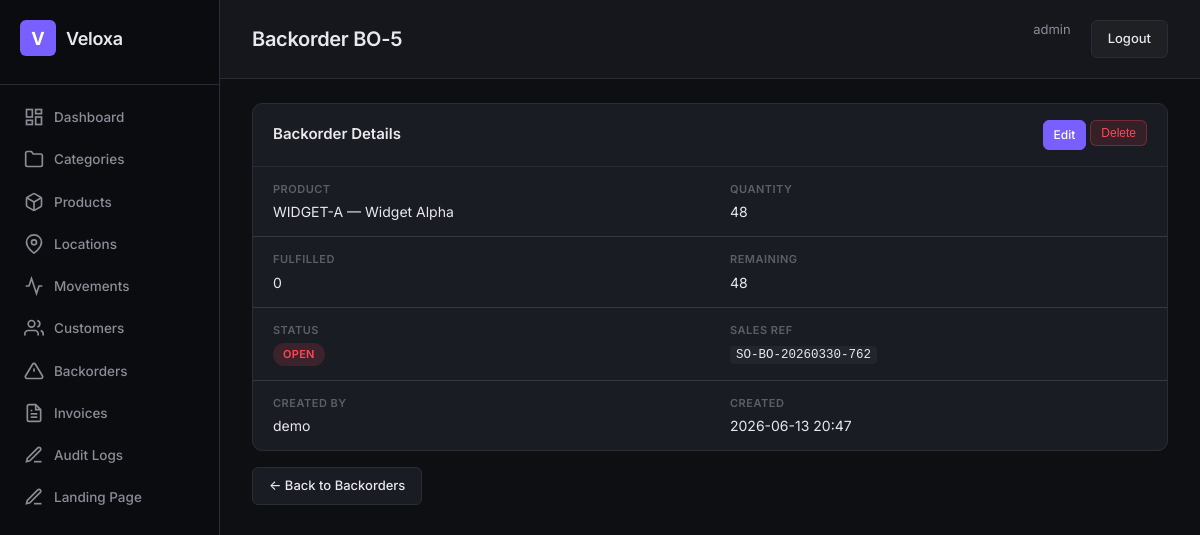
/backorders/5/ (signed in), run on the app's committed database.
### apps/backorder/models.py (models this page shows, shortened)
class BackOrder(models.Model):
    class Status(models.TextChoices):
        OPEN = "open", "Open"
        PARTIALLY_FULFILLED = "partially_fulfilled", "Partially Fulfilled"
        CLOSED = "closed", "Closed"
    product = models.ForeignKey(
        "warehouse.Product",
        on_delete=models.PROTECT,
        related_name="backorders",
    )
    qty = models.PositiveIntegerField()
    qty_fulfilled = models.PositiveIntegerField(default=0)
    status = models.CharField(max_length=32, choices=Status.choices, default=Status.OPEN)
    sales_order_ref = models.CharField(max_length=64, db_index=True)
    created_by = models.ForeignKey(get_user_model(), on_delete=models.PROTECT)
    created_at = models.DateTimeField(auto_now_add=True)
    updated_at = models.DateTimeField(auto_now=True)
    tenant = models.ForeignKey(
        "tenants.Tenant", on_delete=models.CASCADE,
        null=True, blank=True, related_name="%(class)s_set",
    )
    objects = TenantAwareManager()
    class Meta:
        db_table = "backorder_backorder"
        ordering = ["-created_at"]
    @property
    def qty_remaining(self) -> int:
        return self.qty - self.qty_fulfilled

### apps/accounts/models.py (models this page shows, shortened)
class User(AbstractUser):
    objects = TenantAwareUserManager()
    ROLE_CHOICES = [
        ("super_admin", "Super Admin"),
        ("warehouse_manager", "Warehouse Manager"),
        ("auditor", "Auditor"),
        ("viewer", "Read-Only Viewer"),
    ]
    role = models.CharField(max_length=32, choices=ROLE_CHOICES, default="viewer")
    phone = models.CharField(max_length=20, blank=True)
    tenant = models.ForeignKey(
        "tenants.Tenant", on_delete=models.CASCADE,
        null=True, blank=True, related_name="users",
    )
    class Meta:
        db_table = "accounts_user"
        verbose_name = "User"
        verbose_name_plural = "Users"

### apps/warehouse/models/product.py (models this page shows, shortened)
class Product(models.Model):
    sku = models.CharField(max_length=64, unique=True, db_index=True)
    name = models.CharField(max_length=255)
    description = models.TextField(blank=True)
    category = models.ForeignKey(
        Category, on_delete=models.SET_NULL, null=True, blank=True,
        related_name="products",
    )
    unit = models.ForeignKey(
        Unit, on_delete=models.PROTECT, null=True, blank=True,
        related_name="products",
    )
    cost_price = models.DecimalField(max_digits=12, decimal_places=2, default=0)
    is_active = models.BooleanField(default=True)
    created_at = models.DateTimeField(auto_now_add=True)
    updated_at = models.DateTimeField(auto_now=True)
    tenant = models.ForeignKey(
        "tenants.Tenant", on_delete=models.CASCADE,
        null=True, blank=True, related_name="%(class)s_set",
    )
    objects = TenantAwareManager()
    class Meta:
        db_table = "warehouse_product"
        verbose_name = "Product"

### config/views.py (the view)
# urls.py: path("backorders/<int:pk>/", views.backorder_detail, name="backorder-detail"),
@login_required
def backorder_detail(request, pk):
    bo = get_object_or_404(BackOrder.objects.select_related("product", "created_by"), pk=pk)
    return render(request, "backorder_detail.html", {"backorder": bo})

### apps/accounts/models.py (called while the page is built)
    def get_queryset(self):
        from apps.tenants.utils import get_current_tenant_id
        qs = super().get_queryset()
        tenant_id = get_current_tenant_id()
        if tenant_id is not None:
            return qs.filter(tenant_id=tenant_id)
        return qs

### apps/tenants/managers.py (called while the page is built)
    def get_queryset(self):
        qs = super().get_queryset()
        tenant_id = get_current_tenant_id()
        if tenant_id is not None:
            return qs.filter(tenant_id=tenant_id)
        return qs

### apps/tenants/utils.py (called while the page is built)
def set_current_tenant(tenant):
    _thread_local.tenant = tenant

def get_current_tenant():
    return getattr(_thread_local, "tenant", None)

def get_current_tenant_id():
    tenant = get_current_tenant()
    return tenant.id if tenant else None

### templates/backorder_detail.html
{% extends 'base.html' %}{% block title %}BO-{{ backorder.id }} — Backorders{% endblock %}{% block page_title %}Backorder BO-{{ backorder.id }}{% endblock %}{% block active %}backorders{% endblock %}
{% block content %}
<div class="card"><div class="card-header" style="display:flex;justify-content:space-between;align-items:center"><h2>Backorder Details</h2><div class="actions-cell"><a href="{% url 'backorder-update' pk=backorder.pk %}" class="btn btn-sm btn-primary">Edit</a><form method="post" action="{% url 'backorder-delete' pk=backorder.pk %}">{% csrf_token %}<button class="btn btn-sm btn-danger">Delete</button></form></div></div><div class="card-body"><div class="detail-grid">
  <div class="detail-field"><div class="detail-label">Product</div><div class="detail-value">{{ backorder.product.sku }} — {{ backorder.product.name }}</div></div>
  <div class="detail-field"><div class="detail-label">Quantity</div><div class="detail-value">{{ backorder.qty }}</div></div>
  <div class="detail-field"><div class="detail-label">Fulfilled</div><div class="detail-value">{{ backorder.qty_fulfilled }}</div></div>
  <div class="detail-field"><div class="detail-label">Remaining</div><div class="detail-value">{{ backorder.qty_remaining }}</div></div>
  <div class="detail-field"><div class="detail-label">Status</div><div class="detail-value">{% if backorder.status == 'open' %}<span class="badge badge-danger">Open</span>{% elif backorder.status == 'partially_fulfilled' %}<span class="badge badge-warning">Partial</span>{% else %}<span class="badge badge-success">Closed</span>{% endif %}</div></div>
  <div class="detail-field"><div class="detail-label">Sales Ref</div><div class="detail-value"><code>{{ backorder.sales_order_ref }}</code></div></div>
  <div class="detail-field"><div class="detail-label">Created By</div><div class="detail-value">{{ backorder.created_by.username }}</div></div>
  <div class="detail-field"><div class="detail-label">Created</div><div class="detail-value">{{ backorder.created_at|date:"Y-m-d H:i" }}</div></div>
</div></div></div>
<a href="{% url 'backorder-list' %}" class="btn mt-2">&larr; Back to Backorders</a>
{% endblock %}

### templates/base.html (shortened to what this page needs)
{% load static %}
<!DOCTYPE html>
<html lang="en">
<head>
  <link rel="stylesheet" href="{% static 'css/style.css' %}">
</head>
<body>
  <div class="layout">
    <aside class="sidebar">
      <div class="sidebar-brand">
        <div class="brand-icon">V</div>
        <span class="brand-text">Veloxa</span>
      </div>
      <nav class="sidebar-nav">
        <a href="{% url 'dashboard' %}" class="nav-item {% if active == 'dashboard' %}active{% endif %}">
          <svg width="20" height="20" viewBox="0 0 24 24" fill="none" stroke="currentColor" stroke-width="2"><rect x="3" y="3" width="7" height="9"/><rect x="14" y="3" width="7" height="5"/><rect x="14" y="12" width="7" height="9"/><rect x="3" y="16" width="7" height="5"/></svg>
          Dashboard
        </a>
        <a href="{% url 'category-list' %}" class="nav-item {% if active == 'categories' %}active{% endif %}">
          <svg width="20" height="20" viewBox="0 0 24 24" fill="none" stroke="currentColor" stroke-width="2"><path d="M22 19a2 2 0 0 1-2 2H4a2 2 0 0 1-2-2V5a2 2 0 0 1 2-2h5l2 3h9a2 2 0 0 1 2 2z"/></svg>
          Categories
        </a>
        <a href="{% url 'product-list' %}" class="nav-item {% if active == 'products' %}active{% endif %}">
          Products
        </a>
        <a href="{% url 'location-list' %}" class="nav-item {% if active == 'locations' %}active{% endif %}">
          <svg width="20" height="20" viewBox="0 0 24 24" fill="none" stroke="currentColor" stroke-width="2"><path d="M21 10c0 7-9 13-9 13s-9-6-9-13a9 9 0 0 1 18 0z"/><circle cx="12" cy="10" r="3"/></svg>
          Locations
        </a>
        <a href="{% url 'movement-list' %}" class="nav-item {% if active == 'movements' %}active{% endif %}">
          <svg width="20" height="20" viewBox="0 0 24 24" fill="none" stroke="currentColor" stroke-width="2"><polyline points="22 12 18 12 15 21 9 3 6 12 2 12"/></svg>
          Movements
        </a>
        <a href="{% url 'customer-list' %}" class="nav-item {% if active == 'customers' %}active{% endif %}">
          <svg width="20" height="20" viewBox="0 0 24 24" fill="none" stroke="currentColor" stroke-width="2"><path d="M17 21v-2a4 4 0 0 0-4-4H5a4 4 0 0 0-4 4v2"/><circle cx="9" cy="7" r="4"/><path d="M23 21v-2a4 4 0 0 0-3-3.87"/><path d="M16 3.13a4 4 0 0 1 0 7.75"/></svg>
          Customers
        </a>
        <a href="{% url 'backorder-list' %}" class="nav-item {% if active == 'backorders' %}active{% endif %}">
          <svg width="20" height="20" viewBox="0 0 24 24" fill="none" stroke="currentColor" stroke-width="2"><path d="M10.29 3.86L1.82 18a2 2 0 0 0 1.71 3h16.94a2 2 0 0 0 1.71-3L13.71 3.86a2 2 0 0 0-3.42 0z"/><line x1="12" y1="9" x2="12" y2="13"/><line x1="12" y1="17" x2="12.01" y2="17"/></svg>
          Backorders
        </a>
        <a href="{% url 'invoice-list' %}" class="nav-item {% if active == 'invoices' %}active{% endif %}">
          <svg width="20" height="20" viewBox="0 0 24 24" fill="none" stroke="currentColor" stroke-width="2"><path d="M14 2H6a2 2 0 0 0-2 2v16a2 2 0 0 0 2 2h12a2 2 0 0 0 2-2V8z"/><polyline points="14 2 14 8 20 8"/><line x1="16" y1="13" x2="8" y2="13"/><line x1="16" y1="17" x2="8" y2="17"/><polyline points="10 9 9 9 8 9"/></svg>
          Invoices
        </a>
        <a href="{% url 'audit-log-list' %}" class="nav-item {% if active == 'audit' %}active{% endif %}">
          <svg width="20" height="20" viewBox="0 0 24 24" fill="none" stroke="currentColor" stroke-width="2"><path d="M12 20h9"/><path d="M16.5 3.5a2.121 2.121 0 0 1 3 3L7 19l-4 1 1-4L16.5 3.5z"/></svg>
          Audit Logs
        </a>
        <a href="{% url 'landing-manage' %}" class="nav-item {% if active == 'landing' %}active{% endif %}">
          <svg width="20" height="20" viewBox="0 0 24 24" fill="none" stroke="currentColor" stroke-width="2"><path d="M12 20h9"/><path d="M16.5 3.5a2.121 2.121 0 0 1 3 3L7 19l-4 1 1-4L16.5 3.5z"/></svg>
          Landing Page
        </a>
      </nav>
    </aside>
    <main class="main">
      <header class="topbar">
        <h1 class="page-title">{% block page_title %}Dashboard{% endblock %}</h1>
        <div class="topbar-right">
          <a href="{% url 'profile' %}" style="color:var(--text-secondary);font-size:13px;margin-right:12px;text-decoration:none">{{ request.user.username }}</a>
          <a href="{% url 'logout' %}" class="btn btn-glass">Logout</a>
        </div>
      </header>
      <div class="content">
        {% block content %}{% endblock %}
      </div>
    </main>
  </div>
</body>
</html>

### static/css/style.css (style rules this page uses)
:root { --bg-primary: #0e0f13; --bg-secondary: #15171c; --bg-card: #1a1c23; --bg-card-hover: #1f2129; --bg-sidebar: #0b0c0f; --border: #2a2d36; --border-light: #363944; --text-primary: #e8e8ed; --text-secondary: #8b8d97; --text-muted: #5c5e68; --accent: #7a5fff; --accent-hover: #6b50e8; --accent-glow: rgba(122, 95, 255, 0.15); --success: #2ed573; --warning: #ffa502; --danger: #ff4757; --info: #3b82f6; --radius: 10px; --radius-sm: 6px; --shadow: 0 2px 8px rgba(0,0,0,.3); }
* { margin: 0; padding: 0; box-sizing: border-box; }
body { font-family: "Inter", -apple-system, BlinkMacSystemFont, sans-serif; background: var(--bg-primary); color: var(--text-primary); font-size: 14px; line-height: 1.5; }
.layout { display: flex; min-height: 100vh; }
.sidebar { width: 220px; background: var(--bg-sidebar); border-right: 1px solid var(--border); padding: 0; display: flex; flex-direction: column; position: fixed; top: 0; left: 0; height: 100vh; z-index: 100; backdrop-filter: blur(12px); }
.sidebar-brand { display: flex; align-items: center; gap: 10px; padding: 20px 20px 28px; border-bottom: 1px solid var(--border); }
.brand-icon { width: 36px; height: 36px; background: var(--accent); border-radius: var(--radius-sm); display: flex; align-items: center; justify-content: center; font-weight: 700; font-size: 18px; color: #fff; }
.brand-text { font-size: 18px; font-weight: 600; letter-spacing: -.3px; }
.sidebar-nav { padding: 12px 10px; display: flex; flex-direction: column; gap: 2px; }
.nav-item { display: flex; align-items: center; gap: 10px; padding: 10px 14px; color: var(--text-secondary); text-decoration: none; border-radius: var(--radius-sm); font-size: 13.5px; font-weight: 500; transition: all .15s; }
.main { margin-left: 220px; flex: 1; padding: 0; }
.topbar { display: flex; align-items: center; justify-content: space-between; padding: 20px 32px; border-bottom: 1px solid var(--border); background: var(--bg-secondary); position: sticky; top: 0; z-index: 50; backdrop-filter: blur(8px); }
.page-title { font-size: 20px; font-weight: 600; letter-spacing: -.3px; }
.topbar-right { display: flex; gap: 8px; }
.content { padding: 24px 32px; }
.card { background: var(--bg-card); border: 1px solid var(--border); border-radius: var(--radius); overflow: hidden; }
.card-header { padding: 16px 20px; border-bottom: 1px solid var(--border); }
.card-header h2 { font-size: 15px; font-weight: 600; }
.card-body { padding: 0; }
.badge { display: inline-block; padding: 3px 10px; border-radius: 20px; font-size: 11px; font-weight: 600; letter-spacing: .3px; text-transform: uppercase; }
.badge-danger { background: rgba(255, 71, 87, .15); color: var(--danger); }
.btn { display: inline-flex; align-items: center; gap: 6px; padding: 8px 16px; border: 1px solid var(--border); border-radius: var(--radius-sm); background: var(--bg-card); color: var(--text-primary); font-size: 13px; font-weight: 500; cursor: pointer; transition: all .15s; text-decoration: none; }
.btn-glass { background: rgba(255,255,255,.04); backdrop-filter: blur(4px); }
.mt-2 { margin-top: 16px; }
code { font-family: "JetBrains Mono", "Fira Code", monospace; font-size: 12.5px; background: rgba(255,255,255,.04); padding: 2px 6px; border-radius: 4px; }
.detail-grid { display: grid; grid-template-columns: 1fr 1fr; gap: 0; }
.detail-field { padding: 14px 20px; border-bottom: 1px solid var(--border-light); }
.detail-field:nth-last-child(-n+2) { border-bottom: none; }
.detail-label { font-size: 11px; font-weight: 600; text-transform: uppercase; letter-spacing: .5px; color: var(--text-muted); margin-bottom: 4px; }
.detail-value { font-size: 14px; color: var(--text-primary); }
.btn-primary { background: var(--accent); color: #fff; border-color: var(--accent); }
.btn-danger { background: rgba(255,71,87,.12); color: var(--danger); border-color: rgba(255,71,87,.3); }
.btn-sm { padding: 5px 10px; font-size: 12px; }
.actions-cell { display: flex; gap: 4px; }

### data on the page
BackOrder: id "5", product.sku "WIDGET-A", product.name "Widget Alpha", qty "48", qty_fulfilled "0", qty_remaining "48", sales_order_ref "SO-BO-20260330-762", created_by.username "demo", created_at "2026-06-13 20:47"
User: user.username "admin"
